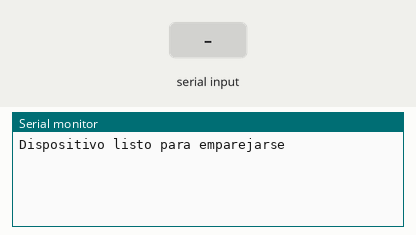
Bench run of a sketch on a simulated ESP32. Parts: the last lines printed to the serial monitor. The inputs (shaded band) are chosen by the test bench. Nothing arrives over Bluetooth unless stated.

Above: at 1.2 s.
1.3 s: "1" received over the second serial link
At 2.3 s:
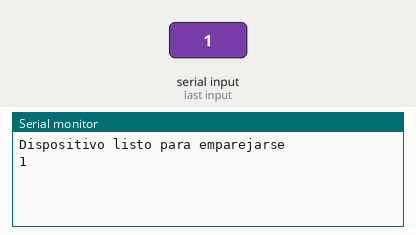
2.8 s: "0" received over the second serial link
At 3.5 s:
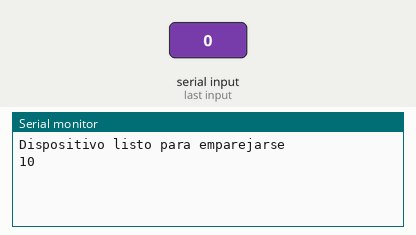

Measured:
- after the input at 1.3 s, the serial monitor: prints a new line at once (image 1)
- after the input at 2.8 s, the serial monitor: prints a new line at once (image 2)

The sketch:

27_bluetooth.ino
```cpp
#include <BluetoothSerial.h>

BluetoothSerial serialBT;

void setup() {
  Serial.begin(115200);
  serialBT.begin("BT_Teo");
  Serial.println("Dispositivo listo para emparejarse");

}

void loop() {
  if(Serial.available()){
    serialBT.write(Serial.read());
  }
  if(serialBT.available()){
    Serial.write(serialBT.read());
  }


}
```
